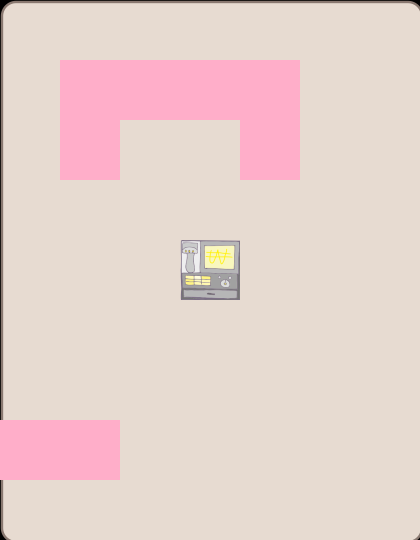

Tiled map render using the project's own tile images. Description and the map definition, with tile-layer contents summarised, below:
An orthogonal 7x9 tile map with 60x60 px tiles, 3 tile layers (background, wall, Items), 3 tilesets and 9 objects (counter, item1, item2, item3, item4, ...).

<map version="1.0" orientation="orthogonal" width="7" height="9" tilewidth="60" tileheight="60">
 <tileset firstgid="1" name="wall" tilewidth="60" tileheight="60">
  <image source="wall.png" width="120" height="120" />
 </tileset>
 <tileset firstgid="5" source="metaset1.tsx" />
 <tileset firstgid="6" name="background1" tilewidth="60" tileheight="60">
  <image source="background1.png" width="424" height="544" />
 </tileset>
 <layer name="background" width="7" height="9">
  <data>[63 cells, 63 non-empty, 63 distinct tile ids]</data>
 </layer>
 <layer name="wall" width="7" height="9">
  <data>[63 cells, 9 non-empty, 4 distinct tile ids]</data>
 </layer>
 <layer name="Items" width="7" height="9">
  <data>[63 cells, 8 non-empty, 1 distinct tile ids]</data>
 </layer>
 <objectgroup name="endPoint" width="7" height="9">
  <object name="counter" x="181" y="241" width="57" height="57" />
 </objectgroup>
 <objectgroup name="items" width="7" height="9">
  <object name="item1" x="61" y="182" width="58" height="56" />
  <object name="item2" x="301" y="120" width="57" height="58" />
  <object name="item3" x="241" y="300" width="59" height="59" />
  <object name="item4" x="61" y="361" width="58" height="55" />
 </objectgroup>
 <objectgroup name="foods" width="7" height="9">
  <object name="food1" x="0" y="122" width="58" height="57" />
  <object name="food2" x="183" y="123" width="55" height="55" />
  <object name="food3" x="303" y="422" width="57" height="59" />
 </objectgroup>
 <objectgroup name="object" width="7" height="9">
  <object name="character" x="120" y="420" width="59" height="58" />
 </objectgroup>
</map>
